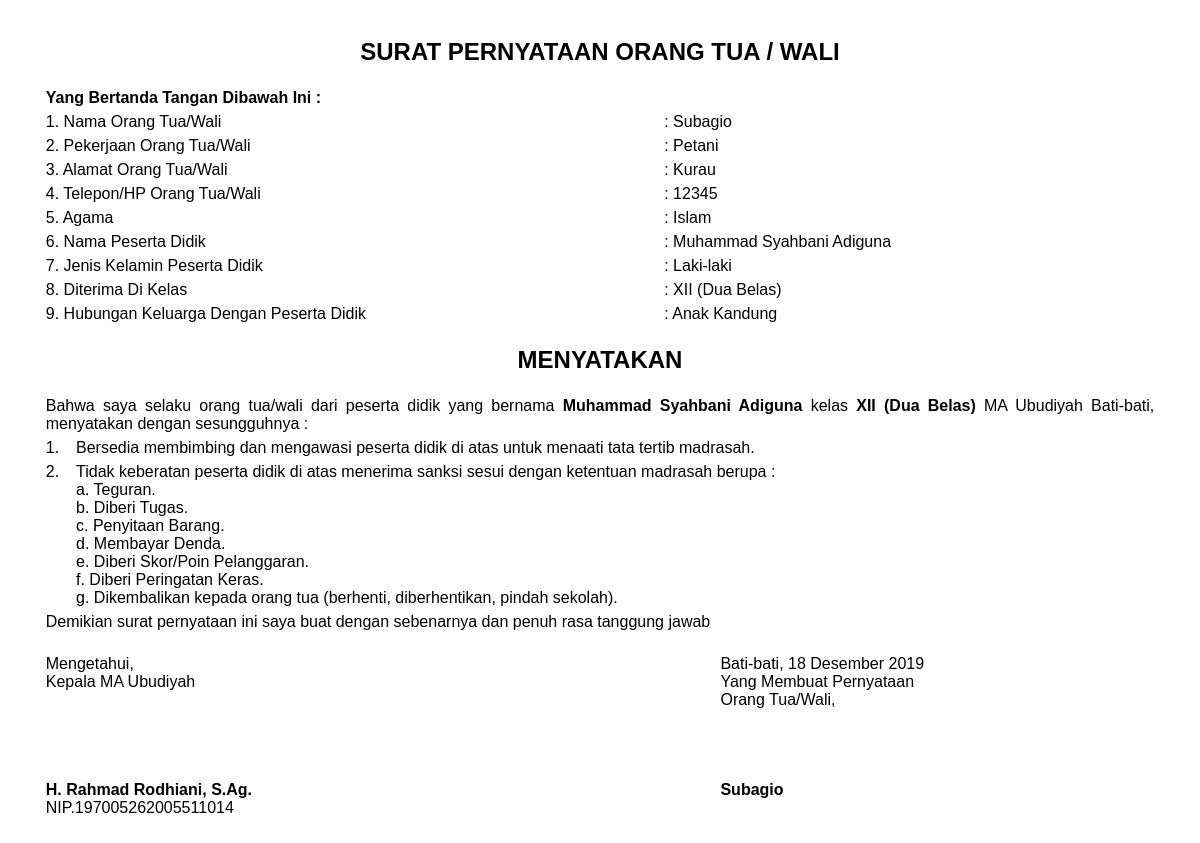
The app's page /admin/pernyataan1.php?id=1 with its own data.
### tables this page shows
CREATE TABLE `orang_tua` (
  `id_orang_tua` int(11) NOT NULL,
  `id_pesdik` int(11) NOT NULL,
  `nama_orang_tua` varchar(25) NOT NULL,
  `pekerjaan_orang_tua` varchar(25) NOT NULL,
  `id_agama` int(11) NOT NULL,
  `alamat_orang_tua` text NOT NULL,
  `no_orang_tua` varchar(13) NOT NULL,
  `hub_orang_tua` varchar(50) NOT NULL
);

CREATE TABLE `agama` (
  `id_agama` int(11) NOT NULL,
  `nama_agama` varchar(25) NOT NULL
);

CREATE TABLE `pendaftar` (
  `id_pendaftar` int(11) NOT NULL,
  `no_pendaftar` varchar(25) NOT NULL,
  `nama_pendaftar` varchar(25) NOT NULL,
  `bin_binti` varchar(25) NOT NULL,
  `status_pendaftar` varchar(15) DEFAULT NULL,
  `tahun_pendaftar` varchar(4) NOT NULL
);

CREATE TABLE `peserta_didik` (
  `id_pesdik` int(11) NOT NULL,
  `no_pendaftar` varchar(25) NOT NULL,
  `nama_pesdik` varchar(25) NOT NULL,
  `nisn_pesdik` varchar(15) NOT NULL,
  `id_agama` int(11) NOT NULL,
  `tempat_lahir_pesdik` varchar(25) NOT NULL,
  `tanggal_lahir_pesdik` varchar(25) NOT NULL,
  `id_kelas` int(11) NOT NULL,
  `jk` varchar(20) NOT NULL
);

### admin/tgl_indo.php (called while the page is built, shortened)
<?php
function tgl_indo($day){
 $day = explode ("-",$day);
 switch ($day[1]){
 case 12:
 $day[1] = "Desember";
 break;
 }
 $day_indo = $day[2]." ".$day[1]." ".$day[0];
 return $day_indo;
}

### admin/pernyataan1.php (the view, shortened to what this page needs)
<?php
  include 'tgl_indo.php';
  $tanggal = date("Y-m-d");
?>
<!DOCTYPE html>
<html>
<head>
</head>
<body>
 <h2 style="text-transform: uppercase; text-align: center;">Surat Pernyataan Orang Tua / Wali</h2>
 <?php
 	$id_pendaftar = $_GET['id'];
 	$pesdik = mysql_query("SELECT * FROM `pendaftar` JOIN peserta_didik ON peserta_didik.no_pendaftar=pendaftar.no_pendaftar JOIN kelas ON peserta_didik.id_kelas=kelas.id_kelas WHERE pendaftar.id_pendaftar = '$id_pendaftar' ORDER BY id_pendaftar DESC");
 	while($pesdikk = mysql_fetch_array($pesdik)) {
 		$id_pesdik = $pesdikk['id_pesdik'];
 		$nama_pesdik = $pesdikk['nama_pesdik'];
 		$nama_kelas = $pesdikk['nama_kelas'];
 		$jk = $pesdikk['jk'];
 	}
 	$cek_wali = mysql_query("SELECT * FROM `wali_pesdik` JOIN peserta_didik ON wali_pesdik.id_pesdik=peserta_didik.id_pesdik WHERE peserta_didik.id_pesdik='$id_pesdik'");
 	while($cek_walii = mysql_fetch_array($cek_wali)) {
 		$nama_wali = $cek_walii['nama_wali'];
 	};
 	if (!empty($nama_wali)) {
 		$wali = mysql_query("SELECT * FROM `wali_pesdik` JOIN peserta_didik ON wali_pesdik.id_pesdik=peserta_didik.id_pesdik JOIN agama ON wali_pesdik.id_agama=agama.id_agama WHERE peserta_didik.id_pesdik='$id_pesdik'");
	 	while($walii = mysql_fetch_array($wali)) {
	 		$nama = $walii['nama_wali'];
	 		$pekerjaan = $walii['pekerjaan_wali'];
	 		$alamat = $walii['alamat_wali'];
	 		$no = $walii['no_wali'];
	 		$hub = $walii['hub_wali'];
	 		$agama = $walii['nama_agama'];
	 	};
 	} else {
 		$orang_tua = mysql_query("SELECT * FROM `orang_tua` JOIN peserta_didik ON orang_tua.id_pesdik=peserta_didik.id_pesdik JOIN agama ON orang_tua.id_agama=agama.id_agama WHERE peserta_didik.id_pesdik='$id_pesdik'");
	 	while($orang_tuaa = mysql_fetch_array($orang_tua)) {
	 		$nama = $orang_tuaa['nama_orang_tua'];
	 		$pekerjaan = $orang_tuaa['pekerjaan_orang_tua'];
	 		$alamat = $orang_tuaa['alamat_orang_tua'];
	 		$no = $orang_tuaa['no_orang_tua'];
	 		$hub = $orang_tuaa['hub_orang_tua'];
	 		$agama = $orang_tuaa['nama_agama'];
	 	};
 	}
 ?>
 <table width="100%" border="0">
 	<tbody>
 		<tr>
 			<td colspan="2"><b>Yang Bertanda Tangan Dibawah Ini :</b></td>
 		</tr>
 		<tr>
 			<td width="55%">1. Nama Orang Tua/Wali</td>
 			<td>: <?php echo $nama; ?></td>
 		</tr>
 		<tr>
 			<td width="55%">2. Pekerjaan Orang Tua/Wali</td>
 			<td>: <?php echo $pekerjaan; ?></td>
 		</tr>
 		<tr>
 			<td width="55%">3. Alamat Orang Tua/Wali</td>
 			<td>: <?php echo $alamat; ?></td>
 		</tr>
 		<tr>
 			<td width="55%">4. Telepon/HP Orang Tua/Wali</td>
 			<td>: <?php echo $no; ?></td>
 		</tr>
 		<tr>
 			<td width="55%">5. Agama</td>
 			<td>: <?php echo $agama; ?></td>
 		</tr>
 		<tr>
 			<td width="55%">6. Nama Peserta Didik</td>
 			<td>: <?php echo $nama_pesdik; ?></td>
 		</tr>
 		<tr>
 			<td width="55%">7. Jenis Kelamin Peserta Didik</td>
 			<td>: <?php echo $jk; ?></td>
 		</tr>
 		<tr>
 			<td width="55%">8. Diterima Di Kelas</td>
 			<td>:
 			<?php
 				if ($nama_kelas=='X') {
 				 	echo "X (Sepuluh)";
 				} elseif($nama_kelas=='XI') {
 				 	echo "XI (Sebelas)";
 				} elseif($nama_kelas=='XII') {
 				 	echo "XII (Dua Belas)";
 				}
 			?>
 			</td>
 		</tr>
 		<tr>
 			<td width="55%">9. Hubungan Keluarga Dengan Peserta Didik</td>
 			<td>: <?php echo $hub; ?></td>
 		</tr>
 	</tbody>
 </table>
 <h2 style="text-transform: uppercase; text-align: center;">Menyatakan</h2>
 <table width="100%" border="0" style="text-align: justify;">
 	<tbody>
 		<tr>
 			<td colspan="2" width="100%">Bahwa saya selaku orang tua/wali dari peserta didik yang bernama <b><?php echo $nama_pesdik; ?></b> kelas <b><?php
 				if ($nama_kelas=='X') {
 				 	echo "X (Sepuluh)";
 				} elseif($nama_kelas=='XI') {
 				 	echo "XI (Sebelas)";
 				} elseif($nama_kelas=='XII') {
 				 	echo "XII (Dua Belas)";
 				}
 			?></b> MA Ubudiyah Bati-bati, menyatakan dengan sesungguhnya :</td>
 		</tr>
 		<tr>
 			<td width="1%">
 				1.
 			</td>
 			<td width="90%">
 				Bersedia membimbing dan mengawasi peserta didik di atas untuk menaati tata tertib madrasah.
 			</td>
 		</tr>
 		<tr>
 			<td width="1%">
 				2.
 			</td>
 			<td width="90%">
 				Tidak keberatan peserta didik di atas menerima sanksi sesui dengan ketentuan madrasah berupa :<br>
 				a. Teguran.<br>
 				b. Diberi Tugas.<br>
 				c. Penyitaan Barang.<br>
 				d. Membayar Denda.<br>
 				e. Diberi Skor/Poin Pelanggaran.<br>
 				f. Diberi Peringatan Keras.<br>
 				g. Dikembalikan kepada orang tua (berhenti, diberhentikan, pindah sekolah).<br>
 			</td>
 		</tr>
 		<tr>
 			<td colspan="2" width="100%">Demikian surat pernyataan ini saya buat dengan sebenarnya dan penuh rasa tanggung jawab</td>
 		</tr>
 	</tbody>
 </table>
 <br>
 <table border="0" width="100%">
 	<tbody>
 		<tr>
 			<td width="60%">
 			Mengetahui,<br>
 			Kepala MA Ubudiyah<br><br><br><br><br><br>
 			<b>H. Rahmad Rodhiani, S.Ag.</b><br>
 			NIP.197005262005511014
 			</td>
 			<td>
 			Bati-bati, <?php echo tgl_indo($tanggal) ?><br>
 			Yang Membuat Pernyataan<br>
 			Orang Tua/Wali,<br><br><br><br><br>
 			<b><?PHP echo $nama;?></b>
 			</td>
 		</tr>
 	</tbody>
 </table>
</body>
</html>

### admin/pernyataan1.php (style rules this page uses)
body { font-family: sans-serif; margin-top: 1cm; margin-bottom: 1cm; margin-right: 1cm; margin-left: 1cm; }
table { margin: 0px auto; border-collapse: collapse; }
table th, table td { border: 0px solid #3c3c3c; padding: 3px 8px; vertical-align: top; }

### records on screen
orang_tua: nama_orang_tua "Subagio", pekerjaan_orang_tua "Petani", alamat_orang_tua "Kurau", no_orang_tua "12345", id_agama.nama_agama "Islam", hub_orang_tua "Anak Kandung"
pendaftar: peserta_didik.nama_pesdik "Muhammad Syahbani Adiguna", peserta_didik.jk "Laki-laki"
